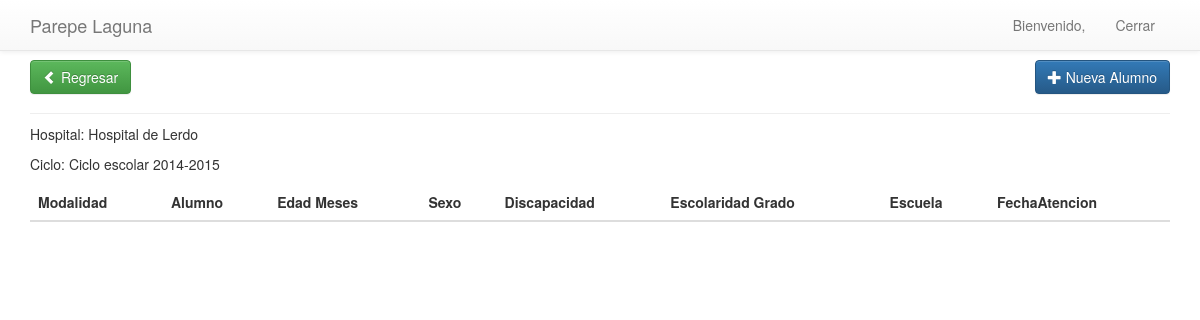
Page /listhoyl/ on the earlier database version.
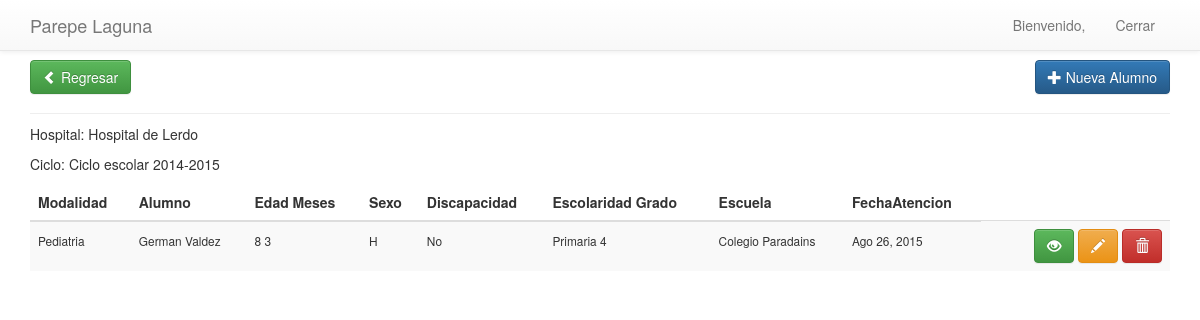
Same page on the later database version.
### apps/principal/models.py (models this page shows, shortened)
class TimeStampModel(models.Model):
    user     = models.ForeignKey(settings.AUTH_USER_MODEL,null=True,blank=True)
    fecha    = models.DateTimeField(auto_now_add=True)
    modified = models.DateTimeField(auto_now=True)
    class Meta:
        abstract = True

class Cicloescolar(TimeStampModel):
    descripcion = models.CharField(max_length=80)
    fechaini = models.DateField()
    fechafin = models.DateField()
    status = models.BooleanField(default=True)

class Alumno(TimeStampModel):
    Opsexo = (
        ('H', 'Hombre'),
        ('M', 'Mujer'),
        )
    Op2 = (
        ('Si', 'Si'),
        ('No', 'No'),
        )
    opesc=(
        ('Preescolar','Preescolar'),
        ('Primaria' ,'Primaria'),
        ('Secundaria','Secundaria'),
        ('No Estudia y tiene edad escolar',  'No Estudia y tiene edad escolar'),
        ('Bachillerato', 'Bachillerato'),
        ('No Tiene Edad escolar',  'No Tiene Edad escolar'),
        ('Cam', 'Cam'),
        ('Cil', 'Cil'),
        )
    Disca=(
        ('No', 'No'),
        ('Motriz','Motriz'),
        ('Visual', 'Visual'),
        ('Auditiva', 'Auditiva'),
        ('Intelectual', 'Intelectual'),
        ('Otra', 'Otra'),
        )
    tp =(
            ('Pediatria','Pediatria'),
            ('ConsultaExt','Consulta Externa'),
            ('AtencionDom','Atencion Domiciliaria'),
        )
    at = (
            ('Pedagogia','Pedagogia'),
            ('Psicologia','Psicologia'),
        )
    folio = models.IntegerField()
    hospital = models.ForeignKey('Hospital')
    atencion = models.CharField(max_length=10,null=True,blank=True,choices=at)
    ciclo = models.ForeignKey('Cicloescolar',default=1)
    modalidad = models.CharField(max_length=25,null=True,default=True,choices=tp)
    nombre = models.CharField(max_length=180)
    edad = models.IntegerField()
    meses = models.IntegerField()
    sexo = models.CharField(max_length=1,choices=Opsexo)
    coloniaal = models.CharField(max_length=100)
    callenumal = models.CharField(max_length=100)
    localidadal = models.CharField(max_length=80)
    discapacidad = models.CharField(max_length=12,choices=Disca)
    grado = models.IntegerField()
    escolaridad = models.CharField(max_length=40,choices=opesc)
    escuela = models.CharField(max_length=100)
    coloniaesc = models.CharField(max_length=80)
    direccionesc = models.CharField(max_length=120, null=True,blank=True)
    localidadesc = models.CharField(max_length=100)
    especialidad = models.CharField(max_length=80)
    diagnostico = models.CharField(max_length=80)
    fechaatencion  = models.DateField()
    horainicio = models.TimeField()
    horafin = models.TimeField()
    tema = models.CharField(max_length=80)
    observacion = models.TextField()

### apps/principal/views.py (the view)
# urls.py: url(r'^listhoyl/$',views.ListAlumnoshoyL.as_view(),name='list_hoyl'),
class ListAlumnoshoyL(LoginRequiredMixin,GroupRequiredMixin,ListView):
	context_object_name = 'alumnos'
	template_name = 'principal/listalumnoshoy.html'
	model = Alumno
	group_required = ['lerdo','super']
	def get_queryset(self):
		today = date.today()
		return super(ListAlumnoshoyL, self).get_queryset().filter(fecha__year=today.year,
			fecha__month=today.month,fecha__day=today.day,hospital=2)
	def get_context_data(self, **kwargs): #para saber si  ya  existe el alumo para la foto
		context = super(ListAlumnoshoyL, self).get_context_data(**kwargs)
		context['hospital'] = "Hospital de Lerdo"
		context['ciclo'] = Cicloescolar.objects.filter(status=True)
		return context

### apps/principal/templates/principal/listalumnoshoy.html (shortened to what this page needs)
{% extends "principal/base_principal.html" %}
{% block content %}
{% include "principal/navbar.html" %}
<div class="container">
        <div class="page-header">
            <br>
            <h4>
                <br>
                <a href="/" class="btn btn-success">
                    <span class="glyphicon glyphicon-chevron-left"></span> Regresar
                </a>
                <a class="btn btn-primary pull-right" href="/addalumno">
                    <span class="glyphicon glyphicon-plus"></span> Nueva Alumno
                </a>
            </h4>
        </div>
          <div class="row">
            <div class="col-md-12">
                <table class="table table-striped table-hover">
                <thead>
                    <tr>
                        <th>Modalidad</th>
                        <th>Alumno</th>
                        <th>Edad Meses</th>
                        <th>Sexo</th>
                        <th>Discapacidad</th>
                        <th>Escolaridad Grado</th>
                        <th>Escuela</th>
                        <th>FechaAtencion</th>
                    </tr>
                    </thead>
                    <tbody>
                        <p>Hospital: {{hospital}} </p>
                        {% for k in  ciclo %}
                            <p>Ciclo: {{k.descripcion}}</p>
                        {% endfor %}
                        {%for a in alumnos%}
                        <tr>
                             <td>
                                 <small>{{a.modalidad}}</small>
                            </td>
                            <td>
                                <small>{{a.nombre}}</small>
                            </td>
                            <td>
                               <small>{{a.edad}} {{a.meses}}</small>
                            </td>
                            <td>
                                <small>{{a.sexo}}</small>
                            </td>
                            <td>
                                <small>{{a.discapacidad}}</small>
                            </td>
                            <td>
                                <small>{{a.escolaridad}} {{a.grado}}</small>
                            </td>
                            <td>
                                <small>{{a.escuela}}</small>
                            </td>
                            <td>
                                <small>{{a.fechaatencion|date:"M d, Y"}}</small>
                            </td>
                            <td>
                                <td class="text-right">
                                <a href="#" class="btn btn-success"><span class="glyphicon glyphicon-eye-open"></span></a>
                                <a href="{% url 'principal_app:alumno_update' a.id %}"  class="btn btn-warning"><span class="glyphicon glyphicon-pencil"></span></a>
                                <a href="#" class="btn btn-danger"><span class="glyphicon glyphicon-trash"></span></a>
                            </td>
                        </tr>
                        {%endfor%}
                        </tbody>
                </table>
            </div>
        </div>
    </div>
{%endblock%}

Differences in the rows shown:
added Alumno: modalidad "Pediatria", nombre "German Valdez", edad "8", meses "3", sexo "H", discapacidad "No", escolaridad "Primaria", grado "4", escuela "Colegio Paradains", fechaatencion "Ago 26, 2015"
